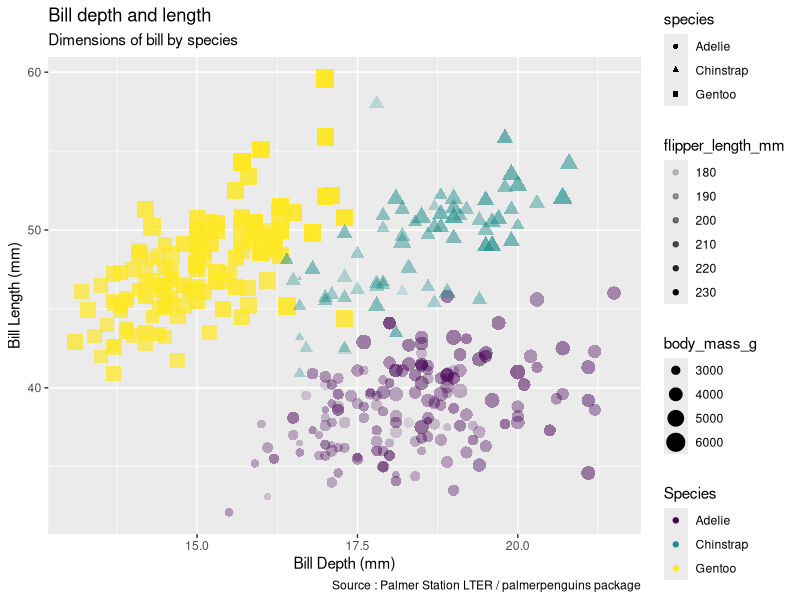
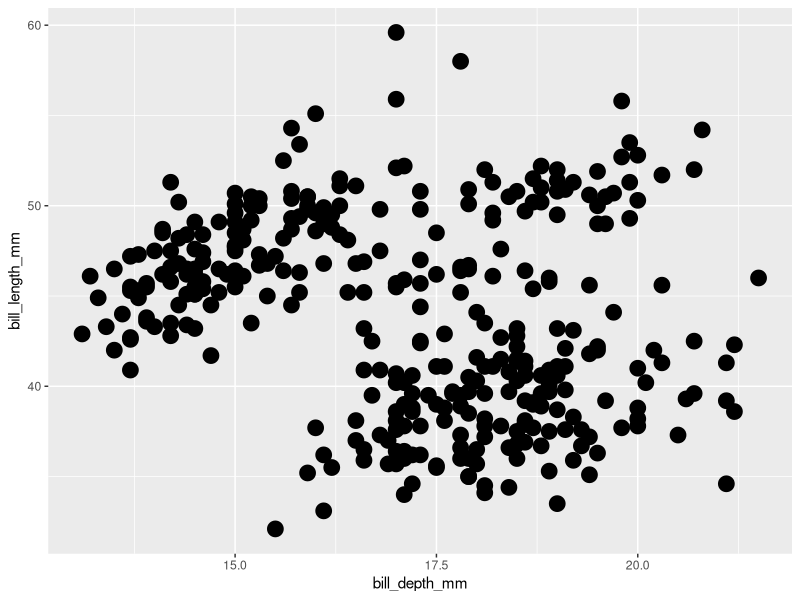
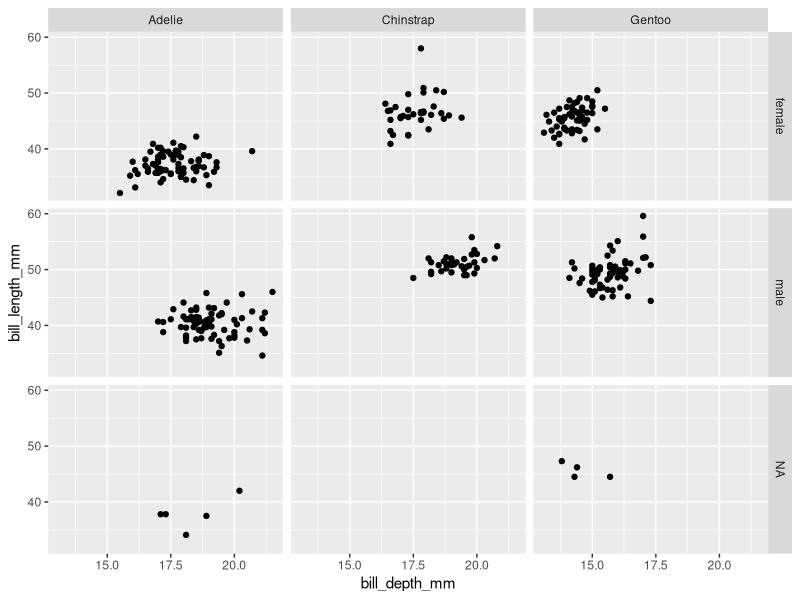
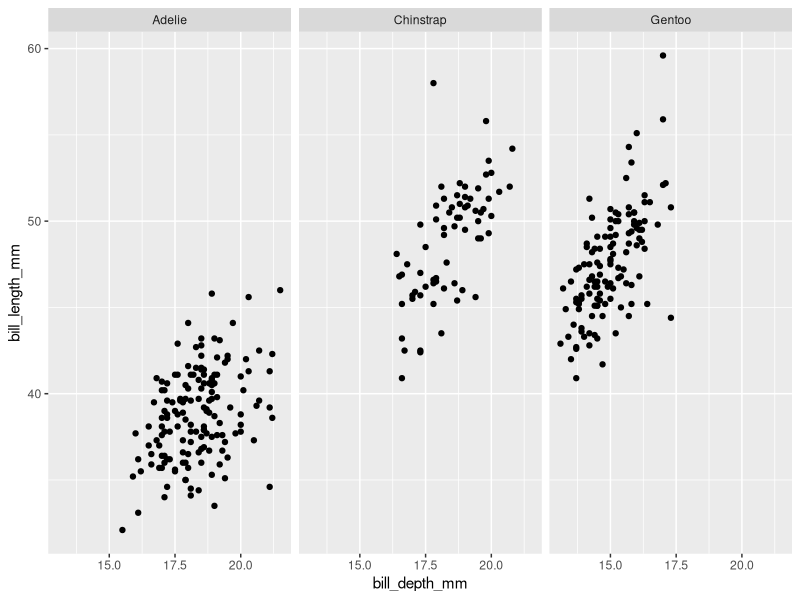
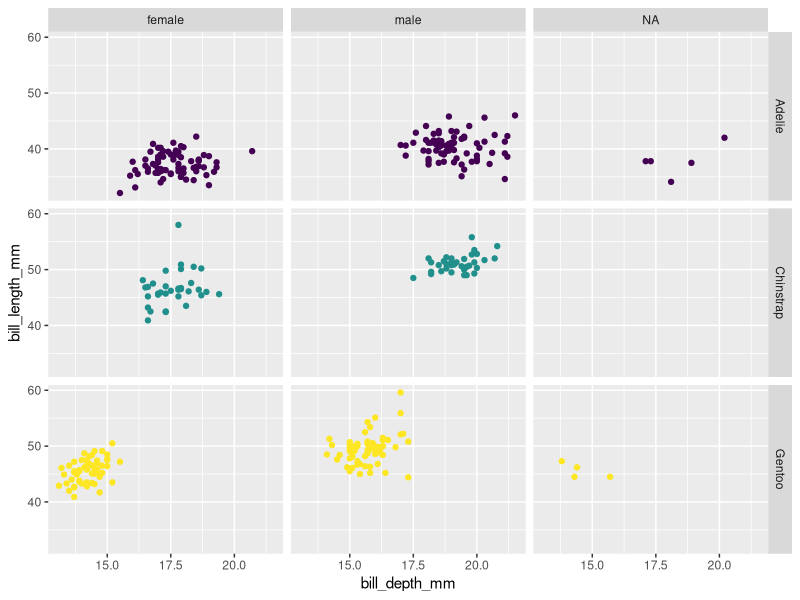

Write R code to recreate these figures, in order.
## Intro to graphing with ggplot

## Created : 2024-09-10
##############

### Libraries ########
library(tidyverse)
library(palmerpenguins)

### Read the data ########
view(penguins) #data file is penguins
glimpse(penguins) #short hand to see the data, more concise than str()
str(penguins)


### Data visualization ##########

#### Playing with mapping : aes()
ggplot(data = penguins, #load the data in the function
       mapping = aes( x = bill_depth_mm, # add the x and y data that will be plotted
            y = bill_length_mm,
            color = species, # add species specific color
            shape = species,  # create a shape for category of variable
            size = body_mass_g, # varies the size based on data
            alpha = flipper_length_mm)) +#varies transparency based on data
  geom_point() + # how to represent the data on a graph
  labs(title= "Bill depth and length", # add title
      subtitle = "Dimensions of bill by species", # add subtitle
      x = "Bill Depth (mm)", # add pretty label x and y axes 
      y = "Bill Length (mm)", 
      color = "Species", # change the legend title
      caption = "Source : Palmer Station LTER / palmerpenguins package") +
        #add caption, good for citation !
  scale_color_viridis_d() # pre-made color scale, d = "discreet"

#### Playing with settings: independent of data 
ggplot(data = penguins, #load the data in the function
       mapping = aes( x = bill_depth_mm, # add the x and y data that will be plotted
                      y = bill_length_mm)) + #varies transparency based on data
    geom_point(size = 5) #Applied to all data point  


#### Playing with facetting
ggplot(data = penguins, 
       mapping = aes( x = bill_depth_mm, 
                      y = bill_length_mm)) + 
  geom_point() +
  facet_grid(sex ~ species) # separate the data by spp and sex in a grid
# facet grid provides default dimension aka a grid

ggplot(data = penguins, 
       mapping = aes( x = bill_depth_mm, 
                      y = bill_length_mm)) + 
  geom_point() +
  facet_wrap(~ species, ncol = 3) # like a ribbon that wraps on itself
# more flexibility than grid because can specify the dimensions

#### Adding more stuff to the graph
ggplot(data = penguins, 
       mapping = aes( x = bill_depth_mm, 
                      y = bill_length_mm,
                      color = species)) + 
  geom_point() +
  facet_grid(species ~ sex) +
  scale_color_viridis_d() +
  guides(color = F) # removes the legend



